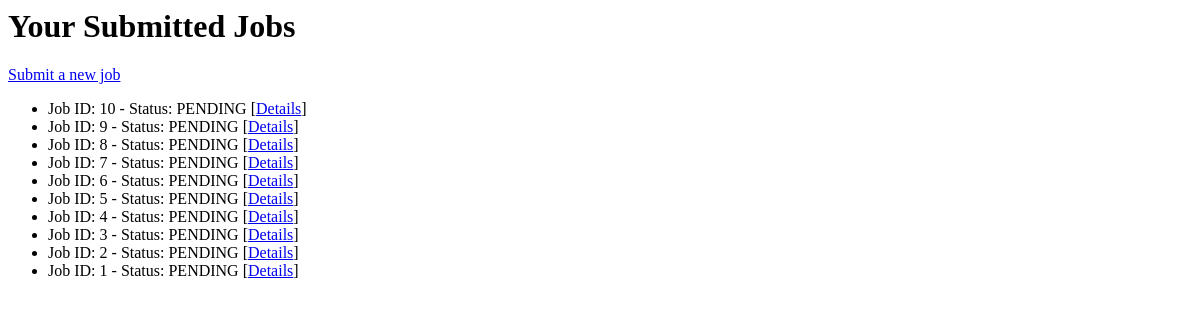
/jobs/ (signed in), run on an earlier commit of the app's database.
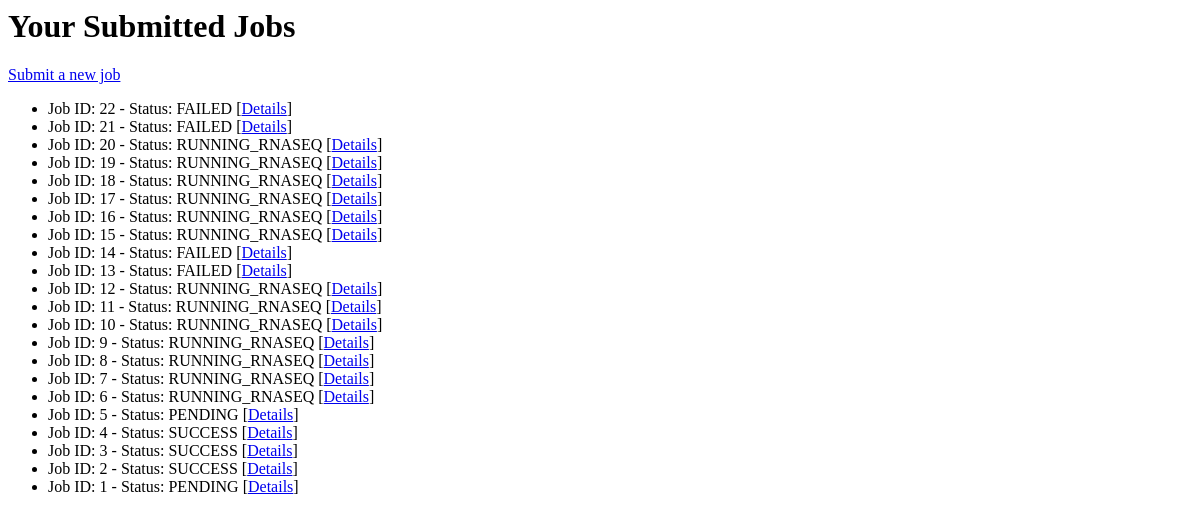
And on a later commit of the database.
### jobs/models.py (models this page shows, shortened)
class Job(models.Model):
    STATUS_CHOICES = [
        ('PENDING', 'Pending'),
        ('RUNNING', 'Running'),
        ('SUCCESS', 'Success'),
        ('FAILURE', 'Failure'),
    ]
    PIPELINE_CHOICES = [
        ('rnaseq', 'RNA-seq'),
        ('wgs', 'Whole Genome Sequencing'),
        ('wes', 'Whole Exome Sequencing'),
        ('methylation', 'Methylation'),
    ]
    user = models.ForeignKey(User, on_delete=models.CASCADE)
    input_file = models.FileField(upload_to='uploads/')
    reference_genome = models.CharField(max_length=100)
    pipeline_type = models.CharField(max_length=20, choices=PIPELINE_CHOICES, default='rnaseq')
    out_dir = models.CharField(max_length=255, blank=True)  # Used for Nextflow output
    log_file = models.CharField(max_length=255, blank=True)  # Optional log file path
    status = models.CharField(max_length=10, choices=STATUS_CHOICES, default='PENDING')
    created_at = models.DateTimeField(auto_now_add=True)
    log = models.TextField(blank=True, default='')

### jobs/views.py (the view)
# urls.py: path('', views.jobs_home, name='jobs_home'),  # This handles /jobs/
@login_required
def jobs_home(request):
    jobs = Job.objects.filter(user=request.user).order_by('-created_at')
    return render(request, 'jobs/home.html', {'jobs': jobs})

### jobs/templates/jobs/home.html
<h1>Your Submitted Jobs</h1>
<p><a href="{% url 'submit_job' %}">Submit a new job</a></p>
<ul>
  {% for job in jobs %}
    <li>
      Job ID: {{ job.id }} - Status: {{ job.status }}
      [<a href="{% url 'job_status' job.id %}">Details</a>]
    </li>
  {% empty %}
    <li>No jobs submitted yet.</li>
  {% endfor %}
</ul>

What changed in the data, as far as the page shows it:
added Job: id "22", status "FAILED"
added Job: id "21", status "FAILED"
added Job: id "20", status "RUNNING_RNASEQ"
added Job: id "19", status "RUNNING_RNASEQ"
added Job: id "18", status "RUNNING_RNASEQ"
added Job: id "17", status "RUNNING_RNASEQ"
added Job: id "16", status "RUNNING_RNASEQ"
added Job: id "15", status "RUNNING_RNASEQ"
added Job: id "14", status "FAILED"
added Job: id "13", status "FAILED"
added Job: id "12", status "RUNNING_RNASEQ"
added Job: id "11", status "RUNNING_RNASEQ"
changed Job id 10: status "PENDING" → "RUNNING_RNASEQ"
changed Job id 9: status "PENDING" → "RUNNING_RNASEQ"
changed Job id 8: status "PENDING" → "RUNNING_RNASEQ"
changed Job id 7: status "PENDING" → "RUNNING_RNASEQ"
changed Job id 6: status "PENDING" → "RUNNING_RNASEQ"
changed Job id 4: status "PENDING" → "SUCCESS"
changed Job id 3: status "PENDING" → "SUCCESS"
changed Job id 2: status "PENDING" → "SUCCESS"
